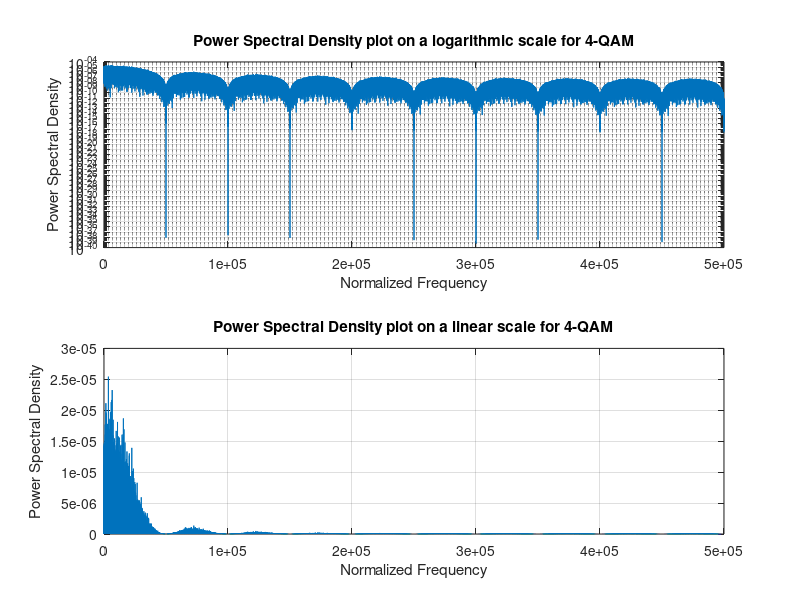

Here is the MATLAB script that generated this plot:

%%%%%%%%%%%%%%%%%%%%%%%%%%%%%%%%%%%%%%%%%%%%%%%%%%%%%%%%%%%%
% Title     : Power Spectral Density for 4-QAM modulation that uses Gray encoding
% Author    : balarcode
% Version   : 1.2
% Date      : 29th September 2024
% File Type : Matlab Script
% File Test : Verified on Matlab R2024b
% Comments  : From the power spectral density spectrum, it can be noticed that the 
%             zero crossings occur at 0.5, 1, 1.5, 2, 2.5 and so on.
%             The main lobe (from 0 till 0.5) in the power spectral density plot on a
%             logarithmic scale is slightly bigger than the side lobes and 
%             this confirms that more energy is prevalent in the main lobe. 
%             In fact, it is quite evident from the power spectral density plot
%             on a linear scale.
%             The Power spectral density for 4-QAM is given by the expression: 
%             S(f) = (2/3)*(M-1)*log2(M)*Eb*{sinc((log2(M)*Tb*f)}^2
%
% All Rights Reserved.
% %%%%%%%%%%%%%%%%%%%%%%%%%%%%%%%%%%%%%%%%%%%%%%%%%%%%%%%%%%
%%

clear

% Simulation Parameter Initialization
% -----------------------------------
N = 10^5; % Number of symbols
M = 4;    % Constellation size 
% NOTE: i.e. the 'k' information bits in the information bit sequence is mapped onto 'M' different amplitude levels.
%       And each of 10^5 symbols take one of the different amplitude levels 'M' as defined in the constellation diagram.
k = log2(M); % Bits per symbol
width = 20; % Width of a pulse shaping function
pulse_shaping_function = window(@rectwin, width); 
% NOTE: Generates a rectangular window function of width = 20.
%       The Pulse Shaping Function obtained would be a column vector of size = 20x1.
%       pulse_shaping_function defined above is equivalent to defining an other function: ones(width, 1).
Tsym = 2; % Tsym is chosen to be 2 seconds.

% Define the real and imaginary PAM constellation for 4-QAM
real_value = [-(2*sqrt(M)/2-1):2:-1 1:2:2*sqrt(M)/2-1];
imag_value = [-(2*sqrt(M)/2-1):2:-1 1:2:2*sqrt(M)/2-1];
k_4QAM =  1 / sqrt(2 * (M-1) / 3);
% NOTE: Eavg = 2*(M-1)/3 for an M-QAM Signal AND k_MQAM = 1 / sqrt(Eavg); For 4-QAM, Eavg = 2.

% Symbol Generation
% -----------------------
bits = rand(1, N*k, 1) > 0.5; % Random 1's and 0's
bitsReshape = reshape(bits, k, N).';
bin2DecMatrix = ones(N,1)*(2.^((k/2-1):-1:0)) ; % Conversion from binary to decimal
% Process real part
bitsReal = bitsReshape(:,(1:k/2));
decimalReal = sum(bitsReal.*bin2DecMatrix,2);
grayDecimalReal = bitxor(decimalReal, floor(decimalReal/2));
% Process imaginary part
bitsImag = bitsReshape(:,(k/2+1:k));
decimalImag = sum(bitsImag.*bin2DecMatrix,2);
grayDecimalImag = bitxor(decimalImag, floor(decimalImag/2)); 
% Mapping the Gray coded symbols into constellation
modRe = real_value(grayDecimalReal+1);
modIm = imag_value(grayDecimalImag+1);

% Complex Constellation
mod = modRe + (1i * modIm);
mod1 = k_4QAM * mod; % Normalization of transmit power to one 
mod2 = mod1' * pulse_shaping_function'; % Each symbol is multiplied by pulse shaping function which is a rectangular function.
mod_reshaped = reshape(mod2', 1, size(mod2,1)*size(mod2,2));

length_mod_reshaped = length(mod_reshaped);

% Power Spectrum Calculation
% --------------------------
psd1 = abs(fft(mod_reshaped)) / length_mod_reshaped / 2;
psd = psd1(1:(length_mod_reshaped/2)).^2;

freq = [0:length_mod_reshaped/2-1] / Tsym;

% Figure(s)
% ---------
close all; 
figure
subplot(2,1,1);
semilogy(freq, psd); % Plot on a semilog (base-10 logarithmic) scale
title('Power Spectral Density plot on a logarithmic scale for 4-QAM');
grid on;
xlabel('Normalized Frequency');
ylabel('Power Spectral Density');

subplot(2,1,2);
plot(freq, psd); 
title('Power Spectral Density plot on a linear scale for 4-QAM');
grid on;
xlabel('Normalized Frequency');
ylabel('Power Spectral Density');
